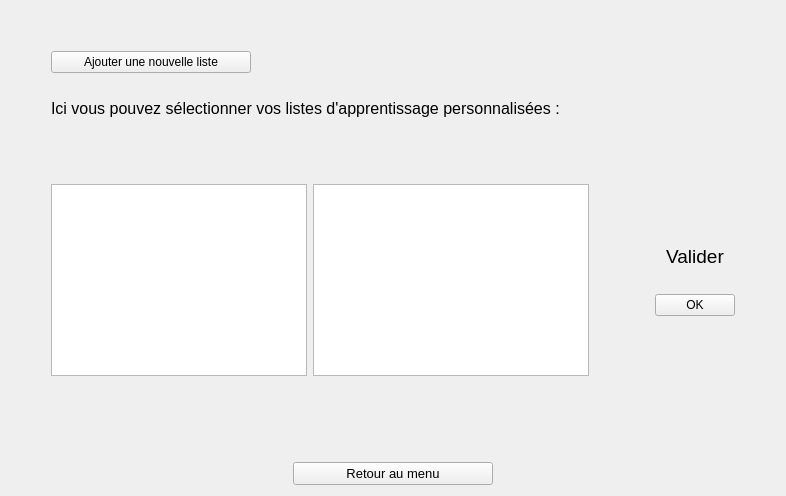
      <widget class="QWidget" name="CoursSelec">
       <layout class="QVBoxLayout" name="verticalLayout">
        <item>
         <spacer name="verticalSpacer_31">
          <property name="orientation">
           <enum>Qt::Vertical</enum>
          </property>
          <property name="sizeType">
           <enum>QSizePolicy::Fixed</enum>
          </property>
          <property name="sizeHint" stdset="0">
           <size>
            <width>20</width>
            <height>40</height>
           </size>
          </property>
         </spacer>
        </item>
        <item>
         <layout class="QHBoxLayout" name="horizontalLayout_30">
          <property name="topMargin">
           <number>0</number>
          </property>
          <item>
           <spacer name="horizontalSpacer_28">
            <property name="orientation">
             <enum>Qt::Horizontal</enum>
            </property>
            <property name="sizeType">
             <enum>QSizePolicy::Fixed</enum>
            </property>
            <property name="sizeHint" stdset="0">
             <size>
              <width>40</width>
              <height>20</height>
             </size>
            </property>
           </spacer>
          </item>
          <item>
           <layout class="QVBoxLayout" name="verticalLayout_12">
            <property name="topMargin">
             <number>0</number>
            </property>
            <item>
             <widget class="QPushButton" name="pushButtonHelp">
              <property name="sizePolicy">
               <sizepolicy hsizetype="Fixed" vsizetype="Fixed">
                <horstretch>0</horstretch>
                <verstretch>0</verstretch>
               </sizepolicy>
              </property>
              <property name="minimumSize">
               <size>
                <width>200</width>
                <height>0</height>
               </size>
              </property>
              <property name="maximumSize">
               <size>
                <width>200</width>
                <height>40</height>
               </size>
              </property>
              <property name="cursor">
               <cursorShape>PointingHandCursor</cursorShape>
              </property>
              <property name="text">
               <string>Ajouter une nouvelle liste</string>
              </property>
             </widget>
            </item>
            <item>
             <spacer name="verticalSpacer_30">
              <property name="orientation">
               <enum>Qt::Vertical</enum>
              </property>
              <property name="sizeType">
               <enum>QSizePolicy::Fixed</enum>
              </property>
              <property name="sizeHint" stdset="0">
               <size>
                <width>20</width>
                <height>20</height>
               </size>
              </property>
             </spacer>
            </item>
            <item>
             <widget class="QLabel" name="labelTextPerso">
              <property name="sizePolicy">
               <sizepolicy hsizetype="Expanding" vsizetype="Fixed">
                <horstretch>0</horstretch>
                <verstretch>0</verstretch>
               </sizepolicy>
              </property>
              <property name="maximumSize">
               <size>
                <width>2000</width>
                <height>50</height>
               </size>
              </property>
              <property name="font">
               <font>
                <pointsize>12</pointsize>
               </font>
              </property>
              <property name="text">
               <string>&lt;!DOCTYPE HTML PUBLIC &quot;-//W3C//DTD HTML 4.0//EN&quot; &quot;http://www.w3.org/TR/REC-html40/strict.dtd&quot;&gt;
&lt;html&gt;&lt;head&gt;&lt;meta name=&quot;qrichtext&quot; content=&quot;1&quot; /&gt;&lt;style type=&quot;text/css&quot;&gt;
p, li { white-space: pre-wrap; }
&lt;/style&gt;&lt;/head&gt;&lt;body style=&quot; font-family:'MS Shell Dlg 2'; font-size:12pt; font-weight:400; font-style:normal;&quot;&gt;
&lt;p style=&quot; margin-top:0px; margin-bottom:0px; margin-left:0px; margin-right:0px; -qt-block-indent:0; text-indent:0px;&quot;&gt;Ici vous pouvez sélectionner vos listes d'apprentissage personnalisées :&lt;/p&gt;&lt;/body&gt;&lt;/html&gt;</string>
              </property>
             </widget>
            </item>
            <item>
             <spacer name="verticalSpacer_19">
              <property name="orientation">
               <enum>Qt::Vertical</enum>
              </property>
              <property name="sizeType">
               <enum>QSizePolicy::Fixed</enum>
              </property>
              <property name="sizeHint" stdset="0">
               <size>
                <width>20</width>
                <height>20</height>
               </size>
              </property>
             </spacer>
            </item>
           </layout>
          </item>
         </layout>
        </item>
        <item>
         <spacer name="verticalSpacer_20">
          <property name="orientation">
           <enum>Qt::Vertical</enum>
          </property>
          <property name="sizeType">
           <enum>QSizePolicy::Maximum</enum>
          </property>
          <property name="sizeHint" stdset="0">
           <size>
            <width>20</width>
            <height>40</height>
           </size>
          </property>
         </spacer>
        </item>
        <item>
         <layout class="QHBoxLayout" name="horizontalLayout_9">
          <item>
           <spacer name="horizontalSpacer_23">
            <property name="orientation">
             <enum>Qt::Horizontal</enum>
            </property>
            <property name="sizeType">
             <enum>QSizePolicy::Expanding</enum>
            </property>
            <property name="sizeHint" stdset="0">
             <size>
              <width>40</width>
              <height>20</height>
             </size>
            </property>
           </spacer>
          </item>
          <item>
           <widget class="QListWidget" name="listSujet">
            <property name="sizePolicy">
             <sizepolicy hsizetype="Fixed" vsizetype="Expanding">
              <horstretch>0</horstretch>
              <verstretch>0</verstretch>
             </sizepolicy>
            </property>
            <property name="minimumSize">
             <size>
              <width>200</width>
              <height>0</height>
             </size>
            </property>
            <property name="maximumSize">
             <size>
              <width>300</width>
              <height>16777215</height>
             </size>
            </property>
            <property name="font">
             <font>
              <family>Arial Unicode MS</family>
              <pointsize>15</pointsize>
             </font>
            </property>
            <property name="editTriggers">
             <set>QAbstractItemView::NoEditTriggers</set>
            </property>
           </widget>
          </item>
          <item>
           <widget class="QListWidget" name="listChapter">
            <property name="minimumSize">
             <size>
              <width>276</width>
              <height>0</height>
             </size>
            </property>
            <property name="maximumSize">
             <size>
              <width>400</width>
              <height>16777215</height>
             </size>
            </property>
            <property name="font">
             <font>
              <family>Arial Unicode MS</family>
              <pointsize>15</pointsize>
             </font>
            </property>
            <property name="editTriggers">
             <set>QAbstractItemView::NoEditTriggers</set>
            </property>
           </widget>
          </item>
          <item>
           <spacer name="horizontalSpacer_22">
            <property name="orientation">
             <enum>Qt::Horizontal</enum>
            </property>
            <property name="sizeType">
             <enum>QSizePolicy::Maximum</enum>
            </property>
            <property name="sizeHint" stdset="0">
             <size>
              <width>40</width>
              <height>20</height>
             </size>
            </property>
           </spacer>
          </item>
          <item>
           <layout class="QVBoxLayout" name="verticalLayout_3">
            <property name="leftMargin">
             <number>20</number>
            </property>
            <item>
             <spacer name="verticalSpacer_10">
              <property name="orientation">
               <enum>Qt::Vertical</enum>
              </property>
              <property name="sizeHint" stdset="0">
               <size>
                <width>20</width>
                <height>40</height>
               </size>
              </property>
             </spacer>
            </item>
            <item>
             <widget class="QLabel" name="label_4">
              <property name="sizePolicy">
               <sizepolicy hsizetype="Preferred" vsizetype="Preferred">
                <horstretch>0</horstretch>
                <verstretch>0</verstretch>
               </sizepolicy>
              </property>
              <property name="font">
               <font>
                <pointsize>14</pointsize>
               </font>
              </property>
              <property name="text">
               <string>&lt;!DOCTYPE HTML PUBLIC &quot;-//W3C//DTD HTML 4.0//EN&quot; &quot;http://www.w3.org/TR/REC-html40/strict.dtd&quot;&gt;
&lt;html&gt;&lt;head&gt;&lt;meta name=&quot;qrichtext&quot; content=&quot;1&quot; /&gt;&lt;style type=&quot;text/css&quot;&gt;
p, li { white-space: pre-wrap; }
&lt;/style&gt;&lt;/head&gt;&lt;body style=&quot; font-family:'MS Shell Dlg 2'; font-size:10pt; font-weight:400; font-style:normal;&quot;&gt;
&lt;p align=&quot;center&quot; style=&quot; margin-top:0px; margin-bottom:0px; margin-left:0px; margin-right:0px; -qt-block-indent:0; text-indent:0px;&quot;&gt;&lt;span style=&quot; font-size:14pt;&quot;&gt;Valider&lt;/span&gt;&lt;/p&gt;&lt;/body&gt;&lt;/html&gt;</string>
              </property>
             </widget>
            </item>
            <item>
             <spacer name="verticalSpacer_12">
              <property name="orientation">
               <enum>Qt::Vertical</enum>
              </property>
              <property name="sizeType">
               <enum>QSizePolicy::Fixed</enum>
              </property>
              <property name="sizeHint" stdset="0">
               <size>
                <width>20</width>
                <height>20</height>
               </size>
              </property>
             </spacer>
            </item>
            <item>
             <widget class="QPushButton" name="pushButtonGo">
              <property name="cursor">
               <cursorShape>PointingHandCursor</cursorShape>
              </property>
              <property name="text">
               <string>OK</string>
              </property>
             </widget>
            </item>
            <item>
             <spacer name="verticalSpacer_11">
              <property name="orientation">
               <enum>Qt::Vertical</enum>
              </property>
              <property name="sizeHint" stdset="0">
               <size>
                <width>20</width>
                <height>40</height>
               </size>
              </property>
             </spacer>
            </item>
           </layout>
          </item>
          <item>
           <spacer name="horizontalSpacer_21">
            <property name="orientation">
             <enum>Qt::Horizontal</enum>
            </property>
            <property name="sizeType">
             <enum>QSizePolicy::Expanding</enum>
            </property>
            <property name="sizeHint" stdset="0">
             <size>
              <width>40</width>
              <height>20</height>
             </size>
            </property>
           </spacer>
          </item>
         </layout>
        </item>
        <item>
         <spacer name="verticalSpacer_21">
          <property name="orientation">
           <enum>Qt::Vertical</enum>
          </property>
          <property name="sizeType">
           <enum>QSizePolicy::Maximum</enum>
          </property>
          <property name="sizeHint" stdset="0">
           <size>
            <width>20</width>
            <height>80</height>
           </size>
          </property>
         </spacer>
        </item>
        <item>
         <layout class="QHBoxLayout" name="horizontalLayout_17">
          <property name="topMargin">
           <number>0</number>
          </property>
          <item>
           <widget class="QPushButton" name="pushButtonBack3">
            <property name="sizePolicy">
             <sizepolicy hsizetype="Fixed" vsizetype="Fixed">
              <horstretch>0</horstretch>
              <verstretch>0</verstretch>
             </sizepolicy>
            </property>
            <property name="maximumSize">
             <size>
              <width>200</width>
              <height>40</height>
             </size>
            </property>
            <property name="font">
             <font>
              <pointsize>10</pointsize>
             </font>
            </property>
            <property name="cursor">
             <cursorShape>PointingHandCursor</cursorShape>
            </property>
            <property name="text">
             <string>Retour au menu</string>
            </property>
           </widget>
          </item>
         </layout>
        </item>
       </layout>
      </widget>
